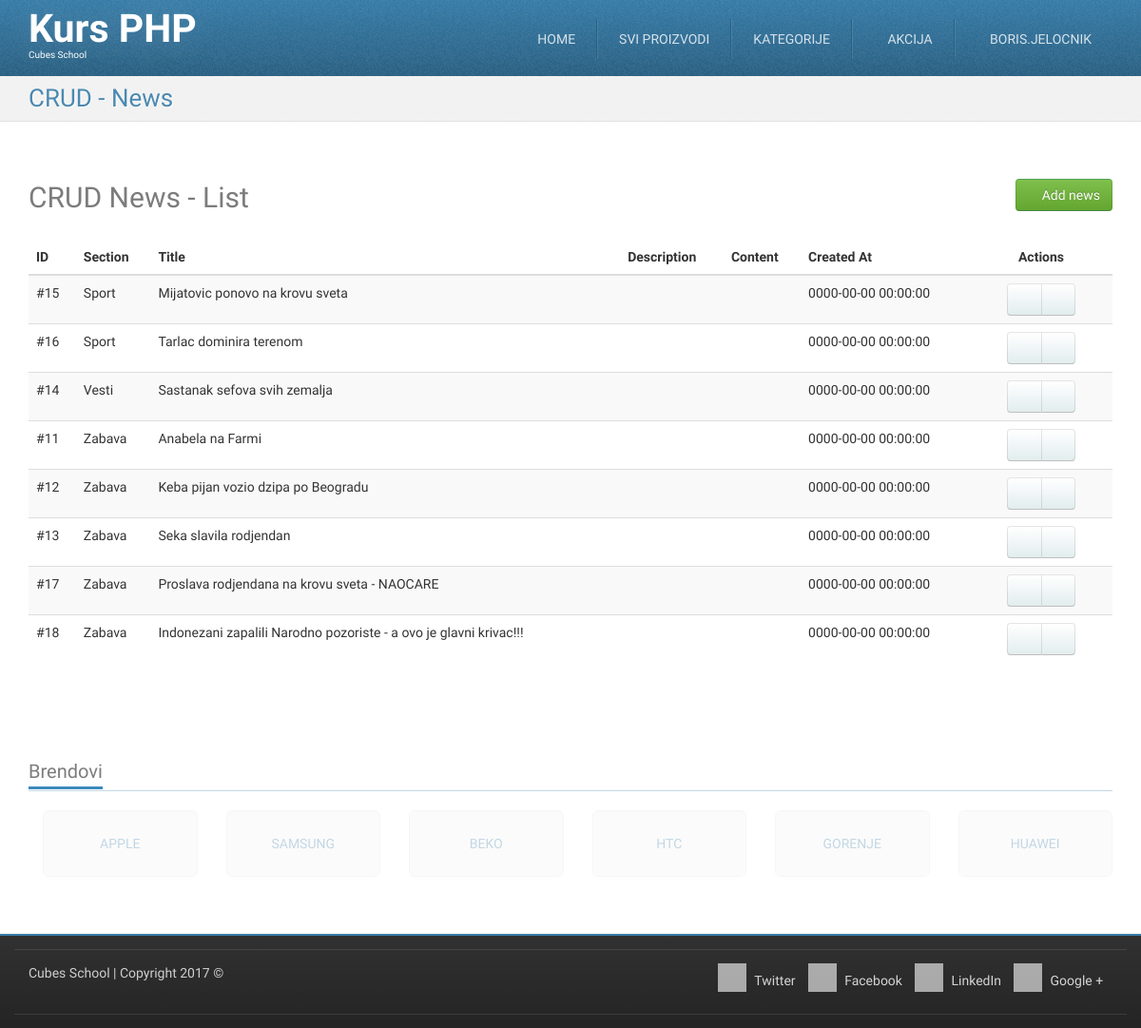
/crud-news-list.php (signed in), run on the app's committed database.
### tables this page shows
CREATE TABLE `news` (
  `id` int(11) NOT NULL,
  `section_id` int(11) NOT NULL,
  `title` varchar(255) NOT NULL,
  `photo_filename` varchar(255) DEFAULT NULL,
  `description` text,
  `content` longtext,
  `created_at` datetime DEFAULT NULL
);

CREATE TABLE `sections` (
  `id` int(11) NOT NULL,
  `title` varchar(255) NOT NULL
);

### crud-news-list.php (called while the page is built, shortened)
<?php
require_once __DIR__ . '/models/m_news.php';
$news = newsFetchAll();
require_once __DIR__ . '/views/layout/header.php';
require_once __DIR__ . '/views/templates/t_crud-news-list.php';
require_once __DIR__ . '/views/layout/footer.php';

### models/m_news.php (called while the page is built, shortened)
<?php
require_once __DIR__ . '/m_database.php';
function newsFetchAll() {
	$query = "SELECT `news`.*, "
                . "`sections`.`title` AS `section_title` "
                . "FROM `news` "
                . "LEFT JOIN `sections` ON `news`.`section_id` = `sections`.`id` "
                . "ORDER BY `sections`.`title` ASC ";
	return dbFetchAll($query);
}

### models/m_database.php (called while the page is built, shortened)
<?php
function dbGetLink() {
    static $link;
    if (!isset($link)) {
        $link = mysqli_connect('127.0.0.1', 'cubes', 'cubes', 'cubesphp');
    }
    return $link;
}
function dbQuery($query) {
    $link = dbGetLink();
    $result = mysqli_query($link, $query);
    return $result;
}
function dbFetchAll($query) {
    $result = dbQuery($query);
    return mysqli_fetch_all($result, MYSQLI_ASSOC);
}

### views/templates/t_crud-news-list.php (the view, shortened to what this page needs)
<div id="highlighted">
    <div class="container">
        <div class="header">
            <h2 class="page-title">
                <span>CRUD - News</span>
            </h2>
        </div>
    </div>
</div>
<div id="content">
    <div class="container portfolio">
        <div class="row">
            <div class="col-md-12">
                <h2>
                    CRUD News - List
                    <a href="/crud-news-insert.php" class="pull-right btn btn-success">
                        <i class="fa fa-plus-circle"></i>
                        Add news
                    </a>
                </h2>
            </div>
        </div>
        <div class="row">
            <div class="col-md-12">
                <table class="table table-striped table-hover">
                    <thead>
                        <tr>
                            <th>ID</th>
                            <th>Section</th>
                            <th>Title</th>
                            <th>Description</th>
                            <th>Content</th>
                            <th>Created At</th>
                            <th class="actions text-center">Actions</th>
                        </tr>
                    </thead>
                    <tbody>
                        <?php foreach ($news as $oneNews) { ?>
                            <tr>
                                <td>
                                    #<?php echo htmlspecialchars($oneNews['id']); ?>
                                </td>
                                <td>
                                    <?php echo htmlspecialchars($oneNews['section_title']); ?>
                                </td>
                                <td>
                                    <?php echo htmlspecialchars($oneNews['title']); ?>
                                </td>
                                <td>
                                </td>
                                <td>
                                </td>
                                <td>
                                    <?php echo htmlspecialchars($oneNews['created_at']); ?>
                                </td>
                                <td class="text-center">
                                    <div class="btn-group">
                                        <a href="/crud-news-edit.php?id=<?php echo htmlspecialchars($oneNews['id']); ?>" class="btn btn-default"><i class="fa fa-pencil"></i></a>
                                        <a href="/crud-news-delete.php?id=<?php echo htmlspecialchars($oneNews['id']); ?>" class="btn btn-default"><i class="fa fa-trash"></i></a>
                                    </div>
                                </td>
                            </tr>
<?php } ?>
                    </tbody>
                </table>
            </div>
        </div>
    </div>
</div>

### skins/tema/css/theme-style.css (style rules this page uses)
h1, h2, h3 { line-height: 40px; }
h1, h2, h3, h4, h5, h6 { color: rgba(36, 36, 36, 0.6); }
a { color: #377ca8; text-decoration: none; }
.btn-default { color: #333333; text-shadow: 0 1px 1px rgba(255, 255, 255, 0.75); background-image: -webkit-linear-gradient(top, #ffffff 0%, #e2edee 100%); background-image: -o-linear-gradient(top, #ffffff 0%, #e2edee 100%); background-image: linear-gradient(to bottom, #ffffff 0%, #e2edee 100%); background-repeat: repeat-x; filter: progid:DXImageTransform.Microsoft.gradient(startColorstr='#ffffffff', endColorstr='#ffe2edee', GradientType=0); border-color: #e2edee #e2edee #b2cfd2; border-color: rgba(0, 0, 0, 0.1) rgba(0, 0, 0, 0.1) rgba(0, 0, 0, 0.25); *background-color: #e2edee; filter: progid:DXImageTransform.Microsoft.gradient(enabled = false); -webkit-transition: all; -o-transition: all; transition: all; }
.btn-success { color: #ffffff; text-shadow: 0 -1px 0 rgba(0, 0, 0, 0.25); background-image: -webkit-linear-gradient(top, #7fbf4d 0%, #63a62f 100%); background-image: -o-linear-gradient(top, #7fbf4d 0%, #63a62f 100%); background-image: linear-gradient(to bottom, #7fbf4d 0%, #63a62f 100%); background-repeat: repeat-x; filter: progid:DXImageTransform.Microsoft.gradient(startColorstr='#ff7fbf4d', endColorstr='#ff63a62f', GradientType=0); border-color: #63a62f #63a62f #3f6a1e; border-color: rgba(0, 0, 0, 0.1) rgba(0, 0, 0, 0.1) rgba(0, 0, 0, 0.25); *background-color: #63a62f; filter: progid:DXImageTransform.Microsoft.gradient(enabled = false); -webkit-transition: all; -o-transition: all; transition: all; }
html { background-image: -webkit-linear-gradient(top, #e0e0e0 0%, #ffffff 100%); background-image: -o-linear-gradient(top, #e0e0e0 0%, #ffffff 100%); background-image: linear-gradient(to bottom, #e0e0e0 0%, #ffffff 100%); background-repeat: repeat-x; filter: progid:DXImageTransform.Microsoft.gradient(startColorstr='#ffe0e0e0', endColorstr='#ffffffff', GradientType=0); }
body { margin: 0; font-family: "Monda", Arial, serif; font-size: 14px; line-height: 1.428571429; color: #333333; background-color: #ffffff; position: relative; }
.page-title { margin: 0; }
#highlighted { -webkit-transition: all 0.4s ease-out; -o-transition: all 0.4s ease-out; transition: all 0.4s ease-out; border-bottom: 1px solid #e1e1e1; background: #f2f2f2 url(../img/bg_noise-5.png) left top repeat; color: #377ca8; text-shadow: 1px 1px 1px #ffffff; }
.has-navbar-fixed-top #content { margin-top: 82px; }
.has-navbar-fixed-top.has-highlighted #highlighted, .has-navbar-fixed-top.page-index #highlighted, .has-navbar-fixed-top.page-index-carousel #highlighted, .has-navbar-fixed-top.page-starter #highlighted { margin-top: 80px; }
.has-navbar-fixed-top.has-highlighted #content, .has-navbar-fixed-top.page-index #content, .has-navbar-fixed-top.page-index-carousel #content, .has-navbar-fixed-top.page-starter #content { margin-top: 0; }
#content { padding: 40px 0; background-color: #ffffff; }
.header { margin-bottom: 0; }
.header:before, .header:after { content: " "; display: table; }
.header:after { clear: both; }
.header .page-title { font-size: 26px; margin: 8px 0 8px 0; color: rgba(55, 124, 168, 0.9); }
.header .page-title span, .header .page-title small { display: block; line-height: 1.2 !important; }
@media (min-width: 768px) { .header .page-title { float: left; } }
.services .row, .portfolio .row { margin-bottom: 1em; }

### skins/tema/css/custom-style.css (style rules this page uses)
table .actions { width: 150px; }

### skins/tema/css/colour-blue.css (style rules this page uses)
body a { color: #377ca8; text-decoration: none; }
body #highlighted { border-bottom-color: #e1e1e1; background-color: #f2f2f2; color: #377ca8; text-shadow: 1px 1px 1px #ffffff; }
body .header .page-title { color: rgba(55, 124, 168, 0.9); }

### data on the page
news: id "15", section.title "Sport", title "Mijatovic ponovo na krovu sveta", created_at "0000-00-00 00:00:00"
news: id "16", section.title "Sport", title "Tarlac dominira terenom", created_at "0000-00-00 00:00:00"
news: id "14", section.title "Vesti", title "Sastanak sefova svih zemalja", created_at "0000-00-00 00:00:00"
news: id "11", section.title "Zabava", title "Anabela na Farmi", created_at "0000-00-00 00:00:00"
news: id "12", section.title "Zabava", title "Keba pijan vozio dzipa po Beogradu", created_at "0000-00-00 00:00:00"
news: id "13", section.title "Zabava", title "Seka slavila rodjendan", created_at "0000-00-00 00:00:00"
news: id "17", section.title "Zabava", title "Proslava rodjendana na krovu sveta - NAOCARE", created_at "0000-00-00 00:00:00"
news: id "18", section.title "Zabava", title "Indonezani zapalili Narodno pozoriste - a ovo je glavni krivac!!!", created_at "0000-00-00 00:00:00"

### other printed values
$_SESSION['logged_in_user']['username'] "BORIS.JELOCNIK"
